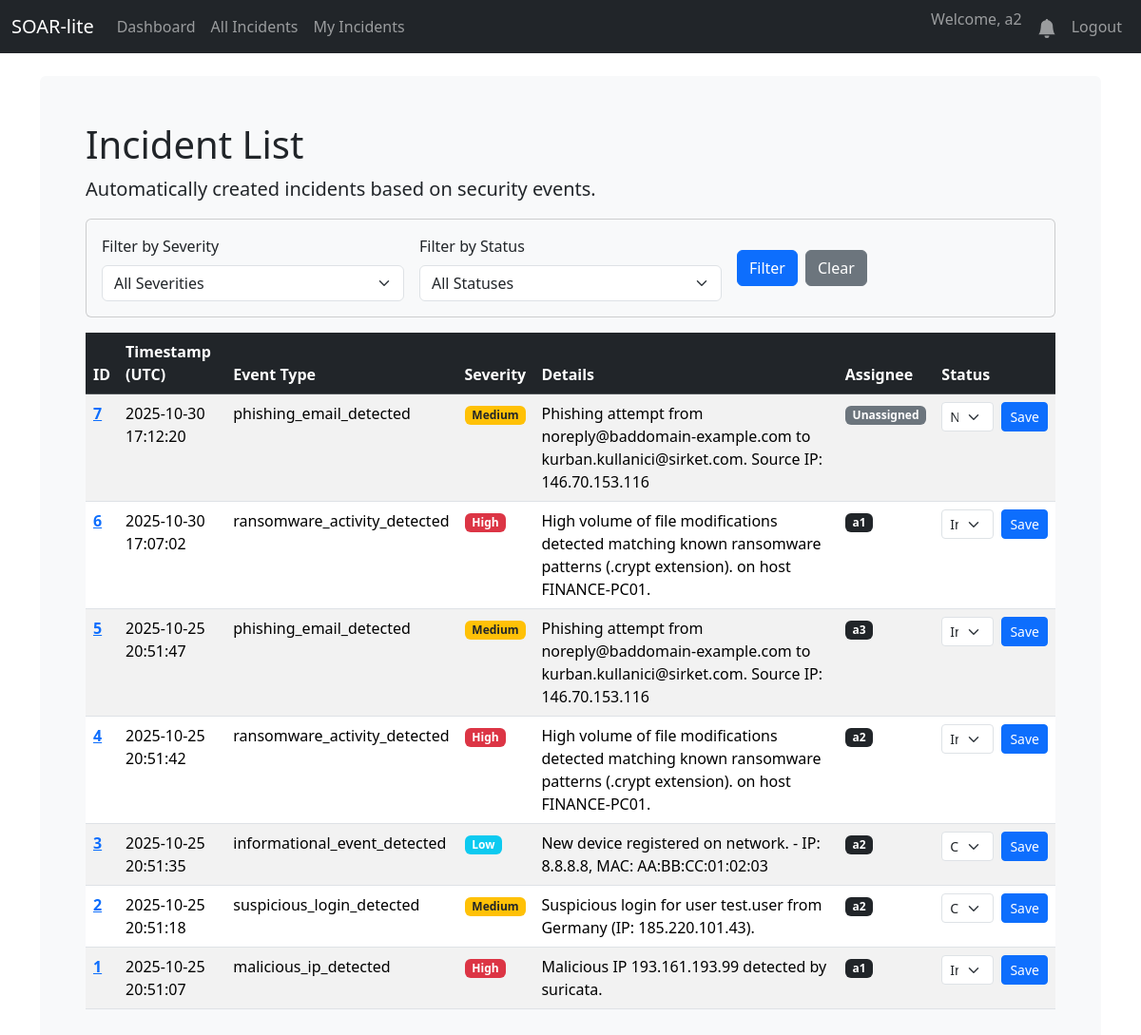
The app's page /incidents (signed in) with its own data.
### database.py (models this page shows, shortened)
class User(UserMixin, db.Model):
    id = db.Column(db.Integer, primary_key=True)
    username = db.Column(db.String(80), unique=True, nullable=False)
    email = db.Column(db.String(120), unique=True, nullable=False)
    password_hash = db.Column(db.String(128))
    created_at = db.Column(db.DateTime, default=datetime.utcnow)
    role = db.Column(db.String(50), nullable=False, default='Analyst')

class Incident(db.Model):
    id = db.Column(db.Integer, primary_key=True)
    created_at = db.Column(db.DateTime, default=datetime.utcnow)
    event_type = db.Column(db.String(100), nullable=False)
    severity = db.Column(db.String(50), nullable=False)
    details = db.Column(db.Text, nullable=True)
    status = db.Column(db.String(50), default='New')
    notes = db.relationship('Note', backref='incident', lazy=True, cascade="all, delete-orphan")
    closed_at = db.Column(db.DateTime, nullable=True) # Olay kapatıldığında doldurulacak
    vt_malicious_count = db.Column(db.Integer, nullable=True)
    vt_report_link = db.Column(db.String(255), nullable=True)
    mitre_technique_id = db.Column(db.String(20), nullable=True)
    mitre_technique_name = db.Column(db.String(100), nullable=True)
    assignee_id = db.Column(db.Integer, db.ForeignKey('user.id'), nullable=True)
    assignee = db.relationship('User', backref='incidents') # backref eklendi
    notes = db.relationship('Note', backref='incident', lazy=True, cascade="all, delete-orphan")
    observables = db.relationship('Observable', backref='incident', lazy=True, cascade="all, delete-orphan")
    action_logs = db.relationship('ActionLog', backref='incident', lazy=True, cascade="all, delete-orphan")

### app.py (the view)
@app.route('/incidents')
@login_required
def incidents_list():
    severity_filter = request.args.get('severity', None)
    status_filter = request.args.get('status', None)
    query = Incident.query
    if severity_filter and severity_filter != 'all':
        query = query.filter_by(severity=severity_filter)
    if status_filter and status_filter != 'all':
        query = query.filter_by(status=status_filter)
    incidents = query.order_by(Incident.created_at.desc()).all()
    return render_template('incidents.html',
                           incidents=incidents,
                           current_severity=severity_filter,
                           current_status=status_filter)

### app.py (called while the page is built)
def create_app():
    app = Flask(__name__)
    app.config['SQLALCHEMY_DATABASE_URI'] = 'sqlite:///soar.db'
    app.config['SQLALCHEMY_TRACK_MODIFICATIONS'] = False
    app.config['SECRET_KEY'] = 'bunu-mutlaka-guvenli-ve-rastgele-bir-degerle-degistir'
    db.init_app(app)
    login_manager = LoginManager()
    login_manager.init_app(app)
    login_manager.login_view = 'login'
    @login_manager.user_loader
    def load_user(user_id):
        return db.session.get(User, int(user_id))
    with app.app_context():
        db.create_all()
        print("🗄️ Database tables created or already exist.")
    return app

@app.context_processor
def inject_notifications():
    if current_user.is_authenticated:
        unread_count = Notification.query.filter_by(user_id=current_user.id, is_read=False).count()
        return dict(unread_notifications=unread_count)
    return dict(unread_notifications=0)

### templates/incidents.html (shortened to what this page needs)
{% extends "base.html" %}
{% block content %}
    <h1>Incident List</h1>
    <p class="lead">Automatically created incidents based on security events.</p>
    <div class="card bg-light mb-3">
        <div class="card-body">
            <form method="GET" action="{{ url_for('incidents_list') }}" class="row g-3 align-items-center">
                <div class="col-md-4">
                    <label for="severity" class="form-label">Filter by Severity</label>
                    <select name="severity" id="severity" class="form-select">
                        <option value="all" {% if not current_severity or current_severity == 'all' %}selected{% endif %}>All Severities</option>
                    </select>
                </div>
                <div class="col-md-4">
                    <label for="status" class="form-label">Filter by Status</label>
                    <select name="status" id="status" class="form-select">
                        <option value="all" {% if not current_status or current_status == 'all' %}selected{% endif %}>All Statuses</option>
                    </select>
                </div>
                <div class="col-md-4 d-flex align-items-end">
                    <button type="submit" class="btn btn-primary me-2">Filter</button>
                    <a href="{{ url_for('incidents_list') }}" class="btn btn-secondary">Clear</a>
                </div>
            </form>
        </div>
    </div>
    <div class="table-responsive">
        <table class="table table-striped table-hover">
            <thead class="table-dark">
                <tr>
                    <th scope="col">ID</th>
                    <th scope="col">Timestamp (UTC)</th>
                    <th scope="col">Event Type</th>
                    <th scope="col">Severity</th>
                    <th scope="col">Details</th>
                    <th scope="col">Assignee</th>
                    <th scope="col">Status</th>
                </tr>
            </thead>
            <tbody>
                {% for incident in incidents %}
                <tr>
                    <th scope="row"><a href="{{ url_for('incident_detail', incident_id=incident.id) }}">{{ incident.id }}</a></th>
                    <td>{{ incident.created_at.strftime('%Y-%m-%d %H:%M:%S') }}</td>
                    <td>{{ incident.event_type }}</td>
                    <td>
                        {% if incident.severity == 'high' %}<span class="badge bg-danger">High</span>
                        {% elif incident.severity == 'medium' %}<span class="badge bg-warning text-dark">Medium</span>
                        {% else %}<span class="badge bg-info">{{ incident.severity|capitalize }}</span>{% endif %}
                    </td>
                    <td>{{ incident.details }}</td>
                    <td>
                        {% if incident.assignee %}
                            <span class="badge bg-dark">{{ incident.assignee.username }}</span>
                        {% else %}
                            <span class="badge bg-secondary">Unassigned</span>
                        {% endif %}
                    </td>
                    <td>
                        <form action="{{ url_for('update_status', incident_id=incident.id) }}" method="POST" class="d-flex">
                            <select name="status" class="form-select form-select-sm me-2">
                                <option value="New" {% if incident.status == 'New' %}selected{% endif %}>New</option>
                                <option value="In Progress" {% if incident.status == 'In Progress' %}selected{% endif %}>In Progress</option>
                                <option value="Closed" {% if incident.status == 'Closed' %}selected{% endif %}>Closed</option>
                            </select>
                            <button type="submit" class="btn btn-primary btn-sm">Save</button>
                        </form>
                    </td>
                </tr>
                {% else %}
                <tr>
                    <td colspan="6" class="text-center">No incidents matching the criteria.</td>
                </tr>
                {% endfor %}
            </tbody>
        </table>
    </div>
{% endblock %}

### templates/base.html (shortened to what this page needs)
<!doctype html>
<html lang="en">
<head>
    <link href="https://cdn.jsdelivr.net/npm/bootstrap@5.3.2/dist/css/bootstrap.min.css" rel="stylesheet">
</head>
<body>
    <nav class="navbar navbar-expand-md navbar-dark bg-dark fixed-top">
        <div class="container-fluid">
            <a class="navbar-brand" href="{{ url_for('dashboard') }}">SOAR-lite</a>
            <div class="collapse navbar-collapse" id="navbarNav">
                <ul class="navbar-nav me-auto mb-2 mb-lg-0">
                    {% if current_user.is_authenticated %}
                    <li class="nav-item">
                        <a class="nav-link" href="{{ url_for('dashboard') }}">Dashboard</a>
                    </li>
                    <li class="nav-item">
                        <a class="nav-link" href="{{ url_for('incidents_list') }}">All Incidents</a>
                    </li>
                    <li class="nav-item">
                        <a class="nav-link" href="{{ url_for('my_incidents') }}">My Incidents</a>
                    </li>
                    {% endif %}
                </ul>
                <ul class="navbar-nav ms-auto">
                    {% if current_user.is_authenticated %}
                    <li class="nav-item">
                        <span class="navbar-text me-2">Welcome, {{ current_user.username }}</span>
                    </li>
                    <li class="nav-item">
                        <a class="nav-link position-relative" href="{{ url_for('notifications') }}"> <svg xmlns="http://www.w3.org/2000/svg" width="20" height="20" fill="currentColor" class="bi bi-bell-fill" viewBox="0 0 16 16">
                                <path d="M8 16a2 2 0 0 0 2-2H6a2 2 0 0 0 2 2zm.995-14.901a1 1 0 1 0-1.99 0A5.002 5.002 0 0 0 3 6c0 1.098-.5 6-2 7h14c-1.5-1-2-5.902-2-7 0-2.42-1.72-4.44-4.005-4.901z"/>
                            </svg>
                        </a>
                    </li>
                    <li class="nav-item">
                        <a class="nav-link" href="{{ url_for('logout') }}">Logout</a>
                    </li>
                    {% endif %}
                </ul>
            </div>
        </div>
    </nav>
<main class="container">
    <div class="bg-light p-5 rounded">
        {% block content %}{% endblock %}
    </div>
</main>
</body>
</html>

### templates/base.html (style rules this page uses)
body { padding-top: 5rem; }
.table-responsive { max-height: 70vh; }

### records on screen
User: username "a2"
Incident: id "7", created_at "2025-10-30 17:12:20", event_type "phishing_email_detected", severity "Medium", details "Phishing attempt from noreply@baddomain-example.com to kurban.kullanici@sirket.com. Source IP: 146.70.153.116", shows "Unassigned", status "New"
Incident: id "6", created_at "2025-10-30 17:07:02", event_type "ransomware_activity_detected", severity "High", details "High volume of file modifications detected matching known ransomware patterns (.crypt extension). on host FINANCE-PC01.", assignee.username "a1", status "In Progress"
Incident: id "5", created_at "2025-10-25 20:51:47", event_type "phishing_email_detected", severity "Medium", details "Phishing attempt from noreply@baddomain-example.com to kurban.kullanici@sirket.com. Source IP: 146.70.153.116", assignee.username "a3", status "In Progress"
Incident: id "4", created_at "2025-10-25 20:51:42", event_type "ransomware_activity_detected", severity "High", details "High volume of file modifications detected matching known ransomware patterns (.crypt extension). on host FINANCE-PC01.", assignee.username "a2", status "In Progress"
Incident: id "3", created_at "2025-10-25 20:51:35", event_type "informational_event_detected", severity "Low", details "New device registered on network. - IP: 8.8.8.8, MAC: AA:BB:CC:01:02:03", assignee.username "a2", status "Closed"
Incident: id "2", created_at "2025-10-25 20:51:18", event_type "suspicious_login_detected", severity "Medium", details "Suspicious login for user test.user from Germany (IP: 185.220.101.43).", assignee.username "a2", status "Closed"
Incident: id "1", created_at "2025-10-25 20:51:07", event_type "malicious_ip_detected", severity "High", details "Malicious IP 193.161.193.99 detected by suricata.", assignee.username "a1", status "In Progress"
